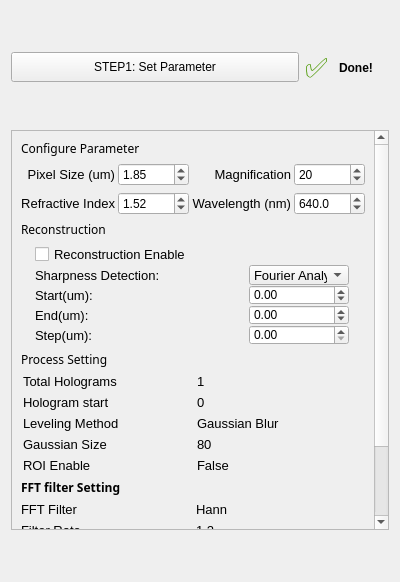
<?xml version="1.0" encoding="UTF-8"?>
<ui version="4.0">
 <class>Form</class>
 <widget class="QWidget" name="Form">
  <property name="geometry">
   <rect>
    <x>0</x>
    <y>0</y>
    <width>400</width>
    <height>582</height>
   </rect>
  </property>
  <property name="windowTitle">
   <string>Form</string>
  </property>
  <layout class="QGridLayout" name="mainLayout">
   <item row="0" column="0">
    <widget class="QToolButton" name="toggleButton">
     <property name="sizePolicy">
      <sizepolicy hsizetype="Preferred" vsizetype="Preferred">
       <horstretch>0</horstretch>
       <verstretch>0</verstretch>
      </sizepolicy>
     </property>
     <property name="maximumSize">
      <size>
       <width>400</width>
       <height>30</height>
      </size>
     </property>
     <property name="text">
      <string>STEP1: Set Parameter</string>
     </property>
    </widget>
   </item>
   <item row="0" column="1">
    <widget class="QLabel" name="label_check">
     <property name="enabled">
      <bool>true</bool>
     </property>
     <property name="maximumSize">
      <size>
       <width>28</width>
       <height>16777215</height>
      </size>
     </property>
     <property name="palette">
      <palette>
       <active>
        <colorrole role="WindowText">
         <brush brushstyle="SolidPattern">
          <color alpha="255">
           <red>78</red>
           <green>154</green>
           <blue>6</blue>
          </color>
         </brush>
        </colorrole>
        <colorrole role="Button">
         <brush brushstyle="SolidPattern">
          <color alpha="255">
           <red>78</red>
           <green>154</green>
           <blue>6</blue>
          </color>
         </brush>
        </colorrole>
        <colorrole role="Light">
         <brush brushstyle="SolidPattern">
          <color alpha="255">
           <red>117</red>
           <green>231</green>
           <blue>9</blue>
          </color>
         </brush>
        </colorrole>
        <colorrole role="Midlight">
         <brush brushstyle="SolidPattern">
          <color alpha="255">
           <red>97</red>
           <green>192</green>
           <blue>7</blue>
          </color>
         </brush>
        </colorrole>
        <colorrole role="Dark">
         <brush brushstyle="SolidPattern">
          <color alpha="255">
           <red>39</red>
           <green>77</green>
           <blue>3</blue>
          </color>
         </brush>
        </colorrole>
        <colorrole role="Mid">
         <brush brushstyle="SolidPattern">
          <color alpha="255">
           <red>52</red>
           <green>103</green>
           <blue>4</blue>
          </color>
         </brush>
        </colorrole>
        <colorrole role="Text">
         <brush brushstyle="SolidPattern">
          <color alpha="255">
           <red>78</red>
           <green>154</green>
           <blue>6</blue>
          </color>
         </brush>
        </colorrole>
        <colorrole role="BrightText">
         <brush brushstyle="SolidPattern">
          <color alpha="255">
           <red>255</red>
           <green>255</green>
           <blue>255</blue>
          </color>
         </brush>
        </colorrole>
        <colorrole role="ButtonText">
         <brush brushstyle="SolidPattern">
          <color alpha="255">
           <red>0</red>
           <green>0</green>
           <blue>0</blue>
          </color>
         </brush>
        </colorrole>
        <colorrole role="Base">
         <brush brushstyle="SolidPattern">
          <color alpha="255">
           <red>255</red>
           <green>255</green>
           <blue>255</blue>
          </color>
         </brush>
        </colorrole>
        <colorrole role="Window">
         <brush brushstyle="SolidPattern">
          <color alpha="255">
           <red>78</red>
           <green>154</green>
           <blue>6</blue>
          </color>
         </brush>
        </colorrole>
        <colorrole role="Shadow">
         <brush brushstyle="SolidPattern">
          <color alpha="255">
           <red>0</red>
           <green>0</green>
           <blue>0</blue>
          </color>
         </brush>
        </colorrole>
        <colorrole role="AlternateBase">
         <brush brushstyle="SolidPattern">
          <color alpha="255">
           <red>166</red>
           <green>204</green>
           <blue>130</blue>
          </color>
         </brush>
        </colorrole>
        <colorrole role="ToolTipBase">
         <brush brushstyle="SolidPattern">
          <color alpha="255">
           <red>255</red>
           <green>255</green>
           <blue>220</blue>
          </color>
         </brush>
        </colorrole>
        <colorrole role="ToolTipText">
         <brush brushstyle="SolidPattern">
          <color alpha="255">
           <red>0</red>
           <green>0</green>
           <blue>0</blue>
          </color>
         </brush>
        </colorrole>
       </active>
       <inactive>
        <colorrole role="WindowText">
         <brush brushstyle="SolidPattern">
          <color alpha="255">
           <red>78</red>
           <green>154</green>
           <blue>6</blue>
          </color>
         </brush>
        </colorrole>
        <colorrole role="Button">
         <brush brushstyle="SolidPattern">
          <color alpha="255">
           <red>78</red>
           <green>154</green>
           <blue>6</blue>
          </color>
         </brush>
        </colorrole>
        <colorrole role="Light">
         <brush brushstyle="SolidPattern">
          <color alpha="255">
           <red>117</red>
           <green>231</green>
           <blue>9</blue>
          </color>
         </brush>
        </colorrole>
        <colorrole role="Midlight">
         <brush brushstyle="SolidPattern">
          <color alpha="255">
           <red>97</red>
           <green>192</green>
           <blue>7</blue>
          </color>
         </brush>
        </colorrole>
        <colorrole role="Dark">
         <brush brushstyle="SolidPattern">
          <color alpha="255">
           <red>39</red>
           <green>77</green>
           <blue>3</blue>
          </color>
         </brush>
        </colorrole>
        <colorrole role="Mid">
         <brush brushstyle="SolidPattern">
          <color alpha="255">
           <red>52</red>
           <green>103</green>
           <blue>4</blue>
          </color>
         </brush>
        </colorrole>
        <colorrole role="Text">
         <brush brushstyle="SolidPattern">
          <color alpha="255">
           <red>78</red>
           <green>154</green>
           <blue>6</blue>
          </color>
         </brush>
        </colorrole>
        <colorrole role="BrightText">
         <brush brushstyle="SolidPattern">
          <color alpha="255">
           <red>255</red>
           <green>255</green>
           <blue>255</blue>
          </color>
         </brush>
        </colorrole>
        <colorrole role="ButtonText">
         <brush brushstyle="SolidPattern">
          <color alpha="255">
           <red>0</red>
           <green>0</green>
           <blue>0</blue>
          </color>
         </brush>
        </colorrole>
        <colorrole role="Base">
         <brush brushstyle="SolidPattern">
          <color alpha="255">
           <red>255</red>
           <green>255</green>
           <blue>255</blue>
          </color>
         </brush>
        </colorrole>
        <colorrole role="Window">
         <brush brushstyle="SolidPattern">
          <color alpha="255">
           <red>78</red>
           <green>154</green>
           <blue>6</blue>
          </color>
         </brush>
        </colorrole>
        <colorrole role="Shadow">
         <brush brushstyle="SolidPattern">
          <color alpha="255">
           <red>0</red>
           <green>0</green>
           <blue>0</blue>
          </color>
         </brush>
        </colorrole>
        <colorrole role="AlternateBase">
         <brush brushstyle="SolidPattern">
          <color alpha="255">
           <red>166</red>
           <green>204</green>
           <blue>130</blue>
          </color>
         </brush>
        </colorrole>
        <colorrole role="ToolTipBase">
         <brush brushstyle="SolidPattern">
          <color alpha="255">
           <red>255</red>
           <green>255</green>
           <blue>220</blue>
          </color>
         </brush>
        </colorrole>
        <colorrole role="ToolTipText">
         <brush brushstyle="SolidPattern">
          <color alpha="255">
           <red>0</red>
           <green>0</green>
           <blue>0</blue>
          </color>
         </brush>
        </colorrole>
       </inactive>
       <disabled>
        <colorrole role="WindowText">
         <brush brushstyle="SolidPattern">
          <color alpha="255">
           <red>39</red>
           <green>77</green>
           <blue>3</blue>
          </color>
         </brush>
        </colorrole>
        <colorrole role="Button">
         <brush brushstyle="SolidPattern">
          <color alpha="255">
           <red>78</red>
           <green>154</green>
           <blue>6</blue>
          </color>
         </brush>
        </colorrole>
        <colorrole role="Light">
         <brush brushstyle="SolidPattern">
          <color alpha="255">
           <red>117</red>
           <green>231</green>
           <blue>9</blue>
          </color>
         </brush>
        </colorrole>
        <colorrole role="Midlight">
         <brush brushstyle="SolidPattern">
          <color alpha="255">
           <red>97</red>
           <green>192</green>
           <blue>7</blue>
          </color>
         </brush>
        </colorrole>
        <colorrole role="Dark">
         <brush brushstyle="SolidPattern">
          <color alpha="255">
           <red>39</red>
           <green>77</green>
           <blue>3</blue>
          </color>
         </brush>
        </colorrole>
        <colorrole role="Mid">
         <brush brushstyle="SolidPattern">
          <color alpha="255">
           <red>52</red>
           <green>103</green>
           <blue>4</blue>
          </color>
         </brush>
        </colorrole>
        <colorrole role="Text">
         <brush brushstyle="SolidPattern">
          <color alpha="255">
           <red>39</red>
           <green>77</green>
           <blue>3</blue>
          </color>
         </brush>
        </colorrole>
        <colorrole role="BrightText">
         <brush brushstyle="SolidPattern">
          <color alpha="255">
           <red>255</red>
           <green>255</green>
           <blue>255</blue>
          </color>
         </brush>
        </colorrole>
        <colorrole role="ButtonText">
         <brush brushstyle="SolidPattern">
          <color alpha="255">
           <red>39</red>
           <green>77</green>
           <blue>3</blue>
          </color>
         </brush>
        </colorrole>
        <colorrole role="Base">
         <brush brushstyle="SolidPattern">
          <color alpha="255">
           <red>78</red>
           <green>154</green>
           <blue>6</blue>
          </color>
         </brush>
        </colorrole>
        <colorrole role="Window">
         <brush brushstyle="SolidPattern">
          <color alpha="255">
           <red>78</red>
           <green>154</green>
           <blue>6</blue>
          </color>
         </brush>
        </colorrole>
        <colorrole role="Shadow">
         <brush brushstyle="SolidPattern">
          <color alpha="255">
           <red>0</red>
           <green>0</green>
           <blue>0</blue>
          </color>
         </brush>
        </colorrole>
        <colorrole role="AlternateBase">
         <brush brushstyle="SolidPattern">
          <color alpha="255">
           <red>78</red>
           <green>154</green>
           <blue>6</blue>
          </color>
         </brush>
        </colorrole>
        <colorrole role="ToolTipBase">
         <brush brushstyle="SolidPattern">
          <color alpha="255">
           <red>255</red>
           <green>255</green>
           <blue>220</blue>
          </color>
         </brush>
        </colorrole>
        <colorrole role="ToolTipText">
         <brush brushstyle="SolidPattern">
          <color alpha="255">
           <red>0</red>
           <green>0</green>
           <blue>0</blue>
          </color>
         </brush>
        </colorrole>
       </disabled>
      </palette>
     </property>
     <property name="font">
      <font>
       <pointsize>20</pointsize>
       <weight>50</weight>
       <bold>false</bold>
       <kerning>true</kerning>
      </font>
     </property>
     <property name="layoutDirection">
      <enum>Qt::RightToLeft</enum>
     </property>
     <property name="text">
      <string>✅</string>
     </property>
     <property name="wordWrap">
      <bool>false</bool>
     </property>
     <property name="margin">
      <number>-1</number>
     </property>
    </widget>
   </item>
   <item row="0" column="2">
    <widget class="QLabel" name="label_done_text">
     <property name="minimumSize">
      <size>
       <width>40</width>
       <height>0</height>
      </size>
     </property>
     <property name="maximumSize">
      <size>
       <width>50</width>
       <height>16777215</height>
      </size>
     </property>
     <property name="font">
      <font>
       <weight>75</weight>
       <bold>true</bold>
      </font>
     </property>
     <property name="layoutDirection">
      <enum>Qt::RightToLeft</enum>
     </property>
     <property name="text">
      <string>Done!</string>
     </property>
    </widget>
   </item>
   <item row="9" column="0" colspan="3">
    <widget class="QScrollArea" name="contentArea">
     <property name="sizePolicy">
      <sizepolicy hsizetype="Expanding" vsizetype="Expanding">
       <horstretch>0</horstretch>
       <verstretch>1</verstretch>
      </sizepolicy>
     </property>
     <property name="minimumSize">
      <size>
       <width>160</width>
       <height>0</height>
      </size>
     </property>
     <property name="maximumSize">
      <size>
       <width>400</width>
       <height>400</height>
      </size>
     </property>
     <property name="styleSheet">
      <string notr="true"/>
     </property>
     <property name="verticalScrollBarPolicy">
      <enum>Qt::ScrollBarAsNeeded</enum>
     </property>
     <property name="horizontalScrollBarPolicy">
      <enum>Qt::ScrollBarAsNeeded</enum>
     </property>
     <property name="sizeAdjustPolicy">
      <enum>QAbstractScrollArea::AdjustIgnored</enum>
     </property>
     <property name="widgetResizable">
      <bool>true</bool>
     </property>
     <widget class="QWidget" name="Parameter_2">
      <property name="geometry">
       <rect>
        <x>0</x>
        <y>0</y>
        <width>366</width>
        <height>505</height>
       </rect>
      </property>
      <property name="sizePolicy">
       <sizepolicy hsizetype="Preferred" vsizetype="Expanding">
        <horstretch>0</horstretch>
        <verstretch>0</verstretch>
       </sizepolicy>
      </property>
      <property name="styleSheet">
       <string notr="true"/>
      </property>
      <layout class="QVBoxLayout" name="contentLayout">
       <item>
        <widget class="QLabel" name="label_7">
         <property name="minimumSize">
          <size>
           <width>0</width>
           <height>0</height>
          </size>
         </property>
         <property name="font">
          <font>
           <family>Arial Black</family>
           <pointsize>9</pointsize>
           <weight>10</weight>
           <italic>false</italic>
           <bold>false</bold>
          </font>
         </property>
         <property name="styleSheet">
          <string notr="true">
font: 87 9pt &quot;Arial Black&quot;;</string>
         </property>
         <property name="text">
          <string>Configure Parameter</string>
         </property>
        </widget>
       </item>
       <item>
        <layout class="QGridLayout" name="gridLayout">
         <property name="horizontalSpacing">
          <number>3</number>
         </property>
         <item row="1" column="2">
          <widget class="QLabel" name="label_wavelength">
           <property name="font">
            <font>
             <family>Arial</family>
             <pointsize>10</pointsize>
            </font>
           </property>
           <property name="locale">
            <locale language="English" country="Canada"/>
           </property>
           <property name="text">
            <string>Wavelength (nm)</string>
           </property>
           <property name="alignment">
            <set>Qt::AlignRight|Qt::AlignTrailing|Qt::AlignVCenter</set>
           </property>
          </widget>
         </item>
         <item row="0" column="1">
          <widget class="QDoubleSpinBox" name="pixel_size">
           <property name="locale">
            <locale language="English" country="Canada"/>
           </property>
           <property name="minimum">
            <double>0.100000000000000</double>
           </property>
           <property name="maximum">
            <double>20.000000000000000</double>
           </property>
           <property name="singleStep">
            <double>0.010000000000000</double>
           </property>
           <property name="value">
            <double>1.850000000000000</double>
           </property>
          </widget>
         </item>
         <item row="0" column="3">
          <widget class="QSpinBox" name="magnification">
           <property name="locale">
            <locale language="English" country="Canada"/>
           </property>
           <property name="minimum">
            <number>1</number>
           </property>
           <property name="maximum">
            <number>150</number>
           </property>
           <property name="value">
            <number>20</number>
           </property>
          </widget>
         </item>
         <item row="1" column="3">
          <widget class="QDoubleSpinBox" name="wave_length">
           <property name="locale">
            <locale language="English" country="Canada"/>
           </property>
           <property name="frame">
            <bool>true</bool>
           </property>
           <property name="decimals">
            <number>1</number>
           </property>
           <property name="minimum">
            <double>350.000000000000000</double>
           </property>
           <property name="maximum">
            <double>1500.000000000000000</double>
           </property>
           <property name="singleStep">
            <double>1.000000000000000</double>
           </property>
           <property name="value">
            <double>640.000000000000000</double>
           </property>
          </widget>
         </item>
         <item row="0" column="2">
          <widget class="QLabel" name="label_mag">
           <property name="font">
            <font>
             <family>Arial</family>
             <pointsize>10</pointsize>
            </font>
           </property>
           <property name="locale">
            <locale language="English" country="Canada"/>
           </property>
           <property name="text">
            <string>Magnification</string>
           </property>
           <property name="alignment">
            <set>Qt::AlignRight|Qt::AlignTrailing|Qt::AlignVCenter</set>
           </property>
          </widget>
         </item>
         <item row="0" column="0">
          <widget class="QLabel" name="label_pixel">
           <property name="font">
            <font>
             <family>Arial</family>
             <pointsize>10</pointsize>
            </font>
           </property>
           <property name="locale">
            <locale language="English" country="Canada"/>
           </property>
           <property name="text">
            <string>Pixel Size (um)</string>
           </property>
           <property name="alignment">
            <set>Qt::AlignRight|Qt::AlignTrailing|Qt::AlignVCenter</set>
           </property>
          </widget>
         </item>
         <item row="1" column="1">
          <widget class="QDoubleSpinBox" name="refractive_index">
           <property name="locale">
            <locale language="English" country="Canada"/>
           </property>
           <property name="maximum">
            <double>10.000000000000000</double>
           </property>
           <property name="singleStep">
            <double>0.010000000000000</double>
           </property>
           <property name="value">
            <double>1.520000000000000</double>
           </property>
          </widget>
         </item>
         <item row="1" column="0">
          <widget class="QLabel" name="label_RI">
           <property name="minimumSize">
            <size>
             <width>90</width>
             <height>0</height>
            </size>
           </property>
           <property name="font">
            <font>
             <family>Arial</family>
             <pointsize>10</pointsize>
            </font>
           </property>
           <property name="locale">
            <locale language="English" country="Canada"/>
           </property>
           <property name="text">
            <string>Refractive Index</string>
           </property>
           <property name="alignment">
            <set>Qt::AlignRight|Qt::AlignTrailing|Qt::AlignVCenter</set>
           </property>
          </widget>
         </item>
        </layout>
       </item>
       <item>
        <widget class="QLabel" name="label_72">
         <property name="font">
          <font>
           <family>Arial Black</family>
           <pointsize>9</pointsize>
           <weight>10</weight>
           <italic>false</italic>
           <bold>false</bold>
          </font>
         </property>
         <property name="styleSheet">
          <string notr="true">
font: 87 9pt &quot;Arial Black&quot;;</string>
         </property>
         <property name="text">
          <string>Reconstruction</string>
         </property>
        </widget>
       </item>
       <item>
        <layout class="QGridLayout" name="gridLayout_16">
         <property name="sizeConstraint">
          <enum>QLayout::SetFixedSize</enum>
         </property>
         <property name="leftMargin">
          <number>0</number>
         </property>
         <property name="topMargin">
          <number>0</number>
         </property>
         <property name="spacing">
          <number>0</number>
         </property>
         <item row="1" column="0">
          <widget class="QCheckBox" name="checkBox">
           <property name="font">
            <font>
             <pointsize>10</pointsize>
            </font>
           </property>
           <property name="text">
            <string>Reconstruction Enable</string>
           </property>
          </widget>
         </item>
         <item row="4" column="1">
          <widget class="QDoubleSpinBox" name="SpinBox_end_recon">
           <property name="maximumSize">
            <size>
             <width>16777215</width>
             <height>20</height>
            </size>
           </property>
           <property name="locale">
            <locale language="English" country="Canada"/>
           </property>
           <property name="minimum">
            <double>-2000.000000000000000</double>
           </property>
           <property name="maximum">
            <double>2000.000000000000000</double>
           </property>
          </widget>
         </item>
         <item row="3" column="1">
          <widget class="QDoubleSpinBox" name="SpinBox_start_recon">
           <property name="maximumSize">
            <size>
             <width>16777215</width>
             <height>20</height>
            </size>
           </property>
           <property name="locale">
            <locale language="English" country="Canada"/>
           </property>
           <property name="minimum">
            <double>-2000.000000000000000</double>
           </property>
           <property name="maximum">
            <double>2000.000000000000000</double>
           </property>
          </widget>
         </item>
         <item row="2" column="1">
          <widget class="QComboBox" name="detected_method">
           <property name="maximumSize">
            <size>
             <width>100</width>
             <height>20</height>
            </size>
           </property>
           <property name="font">
            <font>
             <pointsize>10</pointsize>
            </font>
           </property>
           <item>
            <property name="text">
             <string>Fourier Analysis</string>
            </property>
           </item>
           <item>
            <property name="text">
             <string>Statistic</string>
            </property>
           </item>
          </widget>
         </item>
         <item row="6" column="0">
          <widget class="QLabel" name="label_74">
           <property name="maximumSize">
            <size>
             <width>200</width>
             <height>16777215</height>
            </size>
           </property>
           <property name="font">
            <font>
             <pointsize>10</pointsize>
            </font>
           </property>
           <property name="text">
            <string>Step(um):</string>
           </property>
          </widget>
         </item>
         <item row="4" column="0">
          <widget class="QLabel" name="label_75">
           <property name="maximumSize">
            <size>
             <width>200</width>
             <height>16777215</height>
            </size>
           </property>
           <property name="font">
            <font>
             <pointsize>10</pointsize>
            </font>
           </property>
           <property name="text">
            <string>End(um):</string>
           </property>
          </widget>
         </item>
         <item row="3" column="0">
          <widget class="QLabel" name="label_76">
           <property name="maximumSize">
            <size>
             <width>200</width>
             <height>16777215</height>
            </size>
           </property>
           <property name="font">
            <font>
             <pointsize>10</pointsize>
            </font>
           </property>
           <property name="text">
            <string>Start(um):</string>
           </property>
          </widget>
         </item>
         <item row="6" column="1">
          <widget class="QDoubleSpinBox" name="SpinBox_step_recon">
           <property name="maximumSize">
            <size>
             <width>16777215</width>
             <height>20</height>
            </size>
           </property>
           <property name="locale">
            <locale language="English" country="Canada"/>
           </property>
           <property name="maximum">
            <double>500.000000000000000</double>
           </property>
          </widget>
         </item>
         <item row="2" column="0">
          <widget class="QLabel" name="label_77">
           <property name="maximumSize">
            <size>
             <width>200</width>
             <height>16777215</height>
            </size>
           </property>
           <property name="font">
            <font>
             <pointsize>10</pointsize>
            </font>
           </property>
           <property name="text">
            <string>Sharpness Detection:  </string>
           </property>
          </widget>
         </item>
        </layout>
       </item>
       <item>
        <widget class="QLabel" name="label_78">
         <property name="font">
          <font>
           <family>Arial Black</family>
           <pointsize>9</pointsize>
           <weight>10</weight>
           <italic>false</italic>
           <bold>false</bold>
          </font>
         </property>
         <property name="styleSheet">
          <string notr="true">
font: 87 9pt &quot;Arial Black&quot;;</string>
         </property>
         <property name="text">
          <string>Process Setting</string>
         </property>
        </widget>
       </item>
       <item>
        <layout class="QGridLayout" name="gridLayout_17">
         <property name="sizeConstraint">
          <enum>QLayout::SetFixedSize</enum>
         </property>
         <property name="leftMargin">
          <number>2</number>
         </property>
         <property name="spacing">
          <number>6</number>
         </property>
         <item row="7" column="1">
          <widget class="QLabel" name="label_Gaussian_size_2">
           <property name="font">
            <font>
             <pointsize>10</pointsize>
            </font>
           </property>
           <property name="text">
            <string>80</string>
           </property>
          </widget>
         </item>
         <item row="5" column="0">
          <widget class="QLabel" name="label_17">
           <property name="font">
            <font>
             <pointsize>10</pointsize>
            </font>
           </property>
           <property name="text">
            <string>Hologram start</string>
           </property>
          </widget>
         </item>
         <item row="5" column="1">
          <widget class="QLabel" name="label_holo_strat_2">
           <property name="font">
            <font>
             <pointsize>10</pointsize>
            </font>
           </property>
           <property name="text">
            <string>0</string>
           </property>
          </widget>
         </item>
         <item row="6" column="1">
          <widget class="QLabel" name="label_leveling_2">
           <property name="font">
            <font>
             <pointsize>10</pointsize>
            </font>
           </property>
           <property name="text">
            <string>Gaussian Blur</string>
           </property>
          </widget>
         </item>
         <item row="4" column="0">
          <widget class="QLabel" name="label_15">
           <property name="font">
            <font>
             <pointsize>10</pointsize>
            </font>
           </property>
           <property name="text">
            <string>Total Holograms</string>
           </property>
          </widget>
         </item>
         <item row="6" column="0">
          <widget class="QLabel" name="label_79">
           <property name="font">
            <font>
             <pointsize>10</pointsize>
            </font>
           </property>
           <property name="text">
            <string>Leveling Method</string>
           </property>
          </widget>
         </item>
         <item row="8" column="0">
          <widget class="QLabel" name="label_8">
           <property name="font">
            <font>
             <pointsize>10</pointsize>
            </font>
           </property>
           <property name="text">
            <string>ROI Enable</string>
           </property>
          </widget>
         </item>
         <item row="7" column="0">
          <widget class="QLabel" name="label_GB_size_2">
           <property name="font">
            <font>
             <pointsize>10</pointsize>
            </font>
           </property>
           <property name="text">
            <string>Gaussian Size</string>
           </property>
          </widget>
         </item>
         <item row="4" column="1">
          <widget class="QLabel" name="label_holo_total_2">
           <property name="font">
            <font>
             <pointsize>10</pointsize>
            </font>
           </property>
           <property name="text">
            <string>1</string>
           </property>
          </widget>
         </item>
         <item row="8" column="1">
          <widget class="QLabel" name="label_roi_enable_2">
           <property name="font">
            <font>
             <pointsize>10</pointsize>
            </font>
           </property>
           <property name="text">
            <string>False</string>
           </property>
          </widget>
         </item>
        </layout>
       </item>
       <item>
        <widget class="QLabel" name="label_18">
         <property name="font">
          <font>
           <family>Arial Black</family>
           <pointsize>9</pointsize>
           <weight>75</weight>
           <bold>true</bold>
          </font>
         </property>
         <property name="text">
          <string>FFT filter Setting</string>
         </property>
        </widget>
       </item>
       <item>
        <layout class="QGridLayout" name="gridLayout_6">
         <item row="2" column="0">
          <widget class="QLabel" name="label_19">
           <property name="font">
            <font>
             <pointsize>10</pointsize>
            </font>
           </property>
           <property name="text">
            <string>FFT Quadrant</string>
           </property>
          </widget>
         </item>
         <item row="2" column="1">
          <widget class="QLabel" name="label_quadrant_2">
           <property name="font">
            <font>
             <pointsize>10</pointsize>
            </font>
           </property>
           <property name="text">
            <string>1</string>
           </property>
          </widget>
         </item>
         <item row="1" column="1">
          <widget class="QLabel" name="label_filter_rate_2">
           <property name="font">
            <font>
             <pointsize>10</pointsize>
            </font>
           </property>
           <property name="text">
            <string>1.2</string>
           </property>
          </widget>
         </item>
         <item row="0" column="0">
          <widget class="QLabel" name="label_80">
           <property name="font">
            <font>
             <pointsize>10</pointsize>
            </font>
           </property>
           <property name="text">
            <string>FFT Filter</string>
           </property>
          </widget>
         </item>
         <item row="0" column="1">
          <widget class="QLabel" name="label_FFT_filter_2">
           <property name="font">
            <font>
             <pointsize>10</pointsize>
            </font>
           </property>
           <property name="text">
            <string>Hann</string>
           </property>
          </widget>
         </item>
         <item row="1" column="0">
          <widget class="QLabel" name="label_81">
           <property name="font">
            <font>
             <pointsize>10</pointsize>
            </font>
           </property>
           <property name="text">
            <string>Filter Rate</string>
           </property>
          </widget>
         </item>
         <item row="3" column="0">
          <widget class="QLabel" name="label_20">
           <property name="font">
            <font>
             <pointsize>10</pointsize>
            </font>
           </property>
           <property name="text">
            <string>Expansion</string>
           </property>
          </widget>
         </item>
         <item row="3" column="1">
          <widget class="QLabel" name="label_expansion_2">
           <property name="font">
            <font>
             <pointsize>10</pointsize>
            </font>
           </property>
           <property name="text">
            <string>100</string>
           </property>
          </widget>
         </item>
        </layout>
       </item>
       <item>
        <widget class="QPushButton" name="pushButton_Confirm">
         <property name="sizePolicy">
          <sizepolicy hsizetype="Preferred" vsizetype="Fixed">
           <horstretch>0</horstretch>
           <verstretch>0</verstretch>
          </sizepolicy>
         </property>
         <property name="minimumSize">
          <size>
           <width>60</width>
           <height>25</height>
          </size>
         </property>
         <property name="maximumSize">
          <size>
           <width>400</width>
           <height>50</height>
          </size>
         </property>
         <property name="font">
          <font>
           <family>Arial Black</family>
           <pointsize>10</pointsize>
           <weight>10</weight>
           <italic>false</italic>
           <bold>false</bold>
          </font>
         </property>
         <property name="focusPolicy">
          <enum>Qt::StrongFocus</enum>
         </property>
         <property name="layoutDirection">
          <enum>Qt::LeftToRight</enum>
         </property>
         <property name="styleSheet">
          <string notr="true">color: rgb(255, 255, 255);
font: 87 10pt &quot;Arial Black&quot;;
background-color: rgb(255, 0, 0);</string>
         </property>
         <property name="text">
          <string>Confirm and Go to Next</string>
         </property>
        </widget>
       </item>
      </layout>
     </widget>
    </widget>
   </item>
  </layout>
 </widget>
 <resources/>
 <connections/>
</ui>
